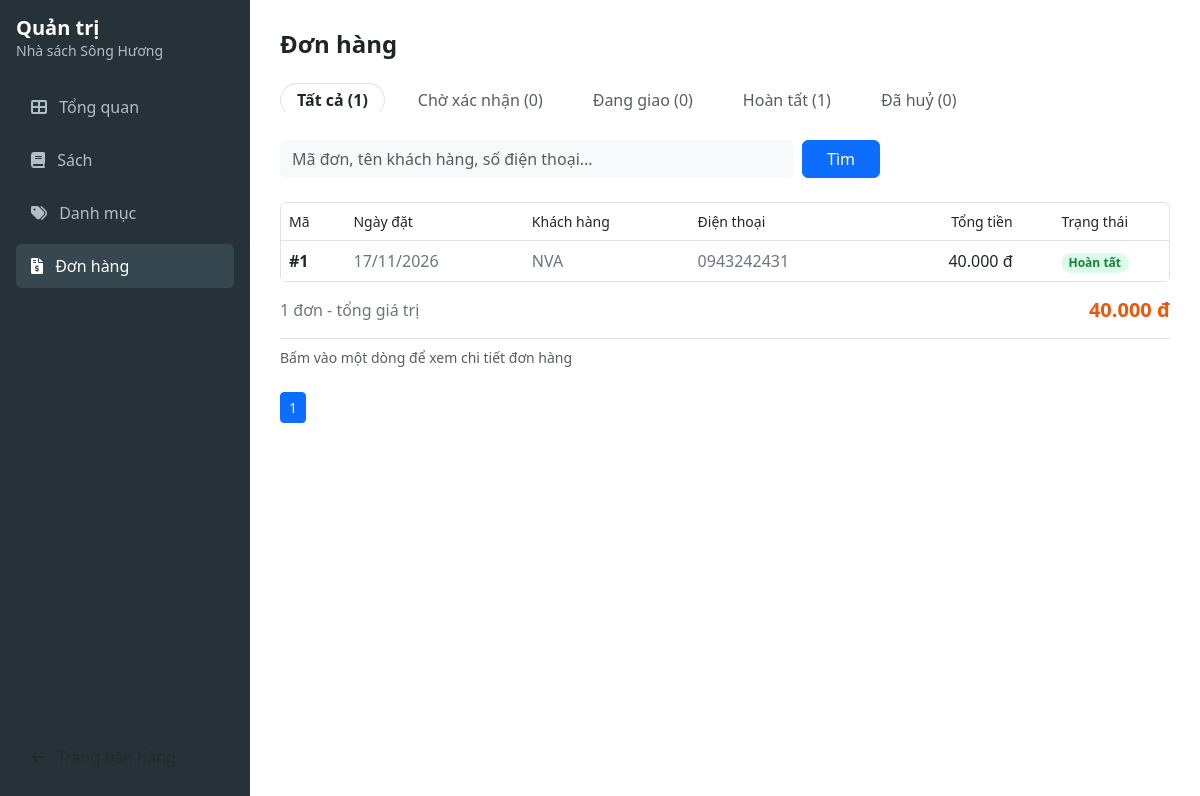
Page /admin/orders on the committed database.
### bai_tap/nha_sach_song_huong/models.py (models this page shows)
class Order(db.Model):
    id = db.Column(db.Integer, primary_key=True)
    customer_name = db.Column(db.String(100), nullable=False)
    phone = db.Column(db.String(10), nullable=False)
    email = db.Column(db.String(100))
    address = db.Column(db.String(255), nullable=False)
    note = db.Column(db.Text)
    payment_method = db.Column(db.String(20), nullable=False, default='cod')
    shipping_fee = db.Column(db.Integer, nullable=False, default=0)
    total_amount = db.Column(db.Integer, nullable=False)
    status = db.Column(db.String(50), nullable=False, default='Chờ xác nhận')
    created_at = db.Column(db.DateTime, default=datetime.utcnow)
    items = db.relationship('OrderItem', backref='order', lazy=True)
    history = db.relationship('OrderHistory', backref='order', lazy=True)

### bai_tap/nha_sach_song_huong/app.py (the view, shortened to what this page needs)
@app.route('/admin/orders')
def admin_orders():
    status = request.args.get('status')
    search = request.args.get('search', '')
    page = request.args.get('page', 1, type=int)
    query = Order.query
    if status:
        query = query.filter_by(status=status)
    pagination = query.order_by(Order.created_at.desc()).paginate(page=page, per_page=10, error_out=False)
    status_counts_query = db.session.query(Order.status, func.count(Order.id)).group_by(Order.status).all()
    status_counts = dict(status_counts_query)
    total_orders = Order.query.count()
    total_filtered_value = sum([o.total_amount for o in pagination.items])
    return render_template('admin/orders.html',
                           pagination=pagination,
                           status_counts=status_counts,
                           total_orders=total_orders,
                           current_status=status,
                           total_filtered_value=total_filtered_value)

### bai_tap/nha_sach_song_huong/app.py (called while the page is built)
@app.context_processor
def inject_cart_count():
    cart = session.get('cart', {})
    cart_count = sum(cart.values())
    return dict(cart_count=cart_count)

@app.context_processor
def inject_admin_badges():
    pending_count = Order.query.filter_by(status='Chờ xác nhận').count()
    return dict(pending_count=pending_count)

### bai_tap/nha_sach_song_huong/templates/admin/orders.html (shortened to what this page needs)
{% extends 'admin/admin_layout.html' %}
{% block admin_content %}
<h4 class="fw-bold mb-4">Đơn hàng</h4>
<ul class="nav nav-tabs mb-4 border-bottom-0 gap-3">
    <li class="nav-item">
        <a class="nav-link {% if not current_status %}active fw-bold text-dark{% else %}text-muted{% endif %} rounded-pill px-3 py-1"
           href="{{ url_for('admin_orders') }}">
            Tất cả ({{ total_orders }})
        </a>
    </li>
    {% set statuses = [
        ('Chờ xác nhận', 'warning', '#ffedd5', '#c2410c'),
        ('Đang giao', 'primary', '#dbeafe', '#1d4ed8'),
        ('Hoàn tất', 'success', '#dcfce7', '#15803d'),
        ('Đã huỷ', 'secondary', '#f1f5f9', '#475569')
    ] %}
    {% for st, bs_color, bg_color, text_color in statuses %}
        <li class="nav-item">
            <a class="nav-link {% if current_status == st %}active fw-bold text-dark{% else %}text-muted{% endif %} rounded-pill px-3 py-1"
               href="{{ url_for('admin_orders', status=st) }}"
               {% if current_status == st %}style="background-color: {{ bg_color }}; color: {{ text_color }} !important;"{% endif %}>
                {{ st }} ({{ status_counts.get(st, 0) }})
            </a>
        </li>
    {% endfor %}
</ul>
<form method="GET" action="{{ url_for('admin_orders') }}" class="d-flex gap-2 mb-4" style="max-width: 600px;">
    <input type="text" name="search" class="form-control bg-light border-0" placeholder="Mã đơn, tên khách hàng, số điện thoại..." value="{{ request.args.get('search', '') }}">
    <button type="submit" class="btn btn-primary px-4">Tìm</button>
</form>
<div class="table-responsive bg-white rounded border border-bottom-0 mb-3">
    <table class="table table-hover align-middle mb-0">
        <thead class="bg-light text-muted small">
            <tr>
                <th scope="col" class="fw-normal">Mã</th>
                <th scope="col" class="fw-normal">Ngày đặt</th>
                <th scope="col" class="fw-normal">Khách hàng</th>
                <th scope="col" class="fw-normal">Điện thoại</th>
                <th scope="col" class="fw-normal text-end">Tổng tiền</th>
                <th scope="col" class="fw-normal text-center">Trạng thái</th>
            </tr>
        </thead>
        <tbody>
            {% for order in pagination.items %}
            <tr onclick="window.location='{{ url_for('admin_order_detail', id=order.id) }}';" style="cursor: pointer;">
                <td class="fw-bold text-dark">#{{ order.id }}</td>
                <td class="text-secondary">{{ order.created_at.strftime('%d/%m/%Y') }}</td>
                <td class="text-secondary">{{ order.customer_name }}</td>
                <td class="text-secondary">{{ order.phone }}</td>
                <td class="text-end text-dark">{{ "{:,.0f}".format(order.total_amount).replace(',', '.') }} đ</td>
                <td class="text-center">
                    {% if order.status == 'Chờ xác nhận' %}
                        <span class="badge rounded-pill" style="background-color: #ffedd5; color: #c2410c;">Chờ xác nhận</span>
                    {% elif order.status == 'Đang giao' %}
                        <span class="badge rounded-pill" style="background-color: #dbeafe; color: #1d4ed8;">Đang giao</span>
                    {% elif order.status == 'Hoàn tất' %}
                        <span class="badge rounded-pill" style="background-color: #dcfce7; color: #15803d;">Hoàn tất</span>
                    {% else %}
                        <span class="badge rounded-pill" style="background-color: #f1f5f9; color: #475569;">Đã huỷ</span>
                    {% endif %}
                </td>
            </tr>
            {% endfor %}
        </tbody>
    </table>
</div>
<div class="d-flex justify-content-between align-items-center pb-3 border-bottom mb-2">
    <span class="text-secondary">{{ pagination.items|length }} đơn - tổng giá trị</span>
    <h5 class="fw-bold mb-0 text-orange" style="color: #ea580c;">{{ "{:,.0f}".format(total_filtered_value).replace(',', '.') }} đ</h5>
</div>
<small class="text-muted d-block mb-4">Bấm vào một dòng để xem chi tiết đơn hàng</small>
<ul class="pagination pagination-sm">
    {% for page_num in pagination.iter_pages(left_edge=1, right_edge=1, left_current=1, right_current=2) %}
        {% if page_num %}
            {% set request_args = request.args.to_dict() %}
            {% set _ = request_args.update({'page': page_num}) %}
            <li class="page-item {% if page_num == pagination.page %}active{% endif %}">
                <a class="page-link" href="{{ url_for('admin_orders', **request_args) }}">{{ page_num }}</a>
            </li>
        {% else %}
            <li class="page-item disabled"><span class="page-link">...</span></li>
        {% endif %}
    {% endfor %}
</ul>
{% endblock %}

### bai_tap/nha_sach_song_huong/templates/admin/admin_layout.html (style rules this page uses)
body { background-color: #ffffff; }

### rows in the picture
Order: status "Hoàn tất", get "1", id "1", created_at "17/11/2026", customer_name "NVA", phone "0943242431", total_amount "40.000"

### other values in the picture
{{ total_orders }} "1"
{{ st }} "Chờ xác nhận" "Đang giao" "Đã huỷ"
{{ status_counts.get(st, 0) }} "0" "0" "0"
{{ pagination.items|length }} "1"
{{ "{:,.0f}".format(total_filtered_value).replace(',', '.') }} "40.000"
{{ page_num }} "1"
